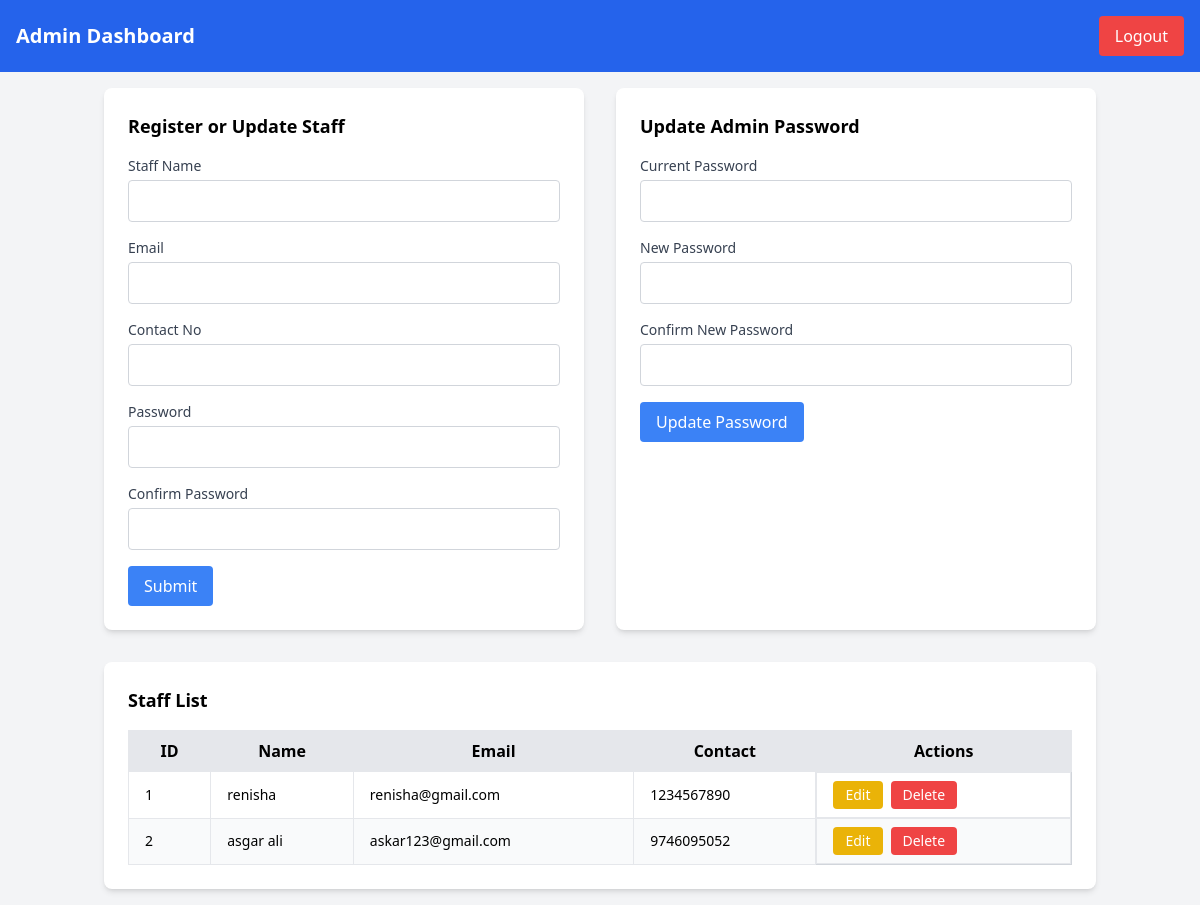
/admin/ (signed in), run on the app's committed database.
### tables this page shows
CREATE TABLE `staff` (
  `staff_id` int(11) NOT NULL,
  `name` varchar(100) NOT NULL,
  `email` varchar(100) NOT NULL,
  `contact_number` varchar(15) DEFAULT NULL,
  `password` varchar(255) NOT NULL
);

### admin/index.php (the view, shortened to what this page needs)
<?php
require_once("../db.php");
$sql = "SELECT staff_id, name, email, contact_number FROM staff";
$result = $conn->query($sql);
?>
<!DOCTYPE html>
<html lang="en">
<head>
    <script src="https://cdn.tailwindcss.com"></script>
</head>
<body class="bg-gray-100 min-h-screen">
    <header class="bg-blue-600 text-white p-4 flex justify-between items-center">
        <h1 class="text-xl font-semibold">Admin Dashboard</h1>
        <a href="logout.php" class="bg-red-500 hover:bg-red-600 px-4 py-2 rounded">Logout</a>
    </header>
    <main class="container mx-auto p-4">
        <div class="flex space-x-8 mb-8">
            <div class="bg-white p-6 rounded-lg shadow-md flex-1">
                <h2 class="text-lg font-bold mb-4">Register or Update Staff</h2>
                <form action="/bus/admin/" method="post" class="space-y-4">
                    <div>
                        <label for="staffName" class="block text-sm font-medium text-gray-700">Staff Name</label>
                        <input type="text" id="staffName" name="staffName" required class="w-full mt-1 p-2 border border-gray-300 rounded">
                    </div>
                    <div>
                        <label for="email" class="block text-sm font-medium text-gray-700">Email</label>
                        <input type="email" id="email" name="email" required class="w-full mt-1 p-2 border border-gray-300 rounded">
                    </div>
                    <div>
                        <label for="contactNo" class="block text-sm font-medium text-gray-700">Contact No</label>
                        <input type="tel" id="contactNo" name="contactNo" required class="w-full mt-1 p-2 border border-gray-300 rounded">
                    </div>
                    <div>
                        <label for="password" class="block text-sm font-medium text-gray-700">Password</label>
                        <input type="password" id="password" name="password" class="w-full mt-1 p-2 border border-gray-300 rounded">
                    </div>
                    <div>
                        <label for="confirmPassword" class="block text-sm font-medium text-gray-700">Confirm Password</label>
                        <input type="password" id="confirmPassword" name="confirmPassword" class="w-full mt-1 p-2 border border-gray-300 rounded">
                    </div>
                    <div>
                        <button type="submit" class="bg-blue-500 hover:bg-blue-600 text-white px-4 py-2 rounded">Submit</button>
                    </div>
                </form>
            </div>
            <div class="bg-white p-6 rounded-lg shadow-md flex-1">
                <h2 class="text-lg font-bold mb-4">Update Admin Password</h2>
                <form  action="/bus/admin/" method="post" class="space-y-4">
                    <div>
                        <label for="currentPassword" class="block text-sm font-medium text-gray-700">Current Password</label>
                        <input type="password" id="currentPassword" name="currentPassword" required class="w-full mt-1 p-2 border border-gray-300 rounded">
                    </div>
                    <div>
                        <label for="newPassword" class="block text-sm font-medium text-gray-700">New Password</label>
                        <input type="password" id="newPassword" name="newPassword" required class="w-full mt-1 p-2 border border-gray-300 rounded">
                    </div>
                    <div>
                        <label for="confirmNewPassword" class="block text-sm font-medium text-gray-700">Confirm New Password</label>
                        <input type="password" id="confirmNewPassword" name="confirmNewPassword" required class="w-full mt-1 p-2 border border-gray-300 rounded">
                    </div>
                    <div>
                        <button type="submit" class="bg-blue-500 hover:bg-blue-600 text-white px-4 py-2 rounded">Update Password</button>
                    </div>
                </form>
            </div>
        </div>
        <div class="bg-white p-6 rounded-lg shadow-md">
            <h2 class="text-lg font-bold mb-4">Staff List</h2>
            <table class="min-w-full border border-gray-300">
                <thead class="bg-gray-200">
                    <tr>
                        <th class="px-4 py-2 border">ID</th>
                        <th class="px-4 py-2 border">Name</th>
                        <th class="px-4 py-2 border">Email</th>
                        <th class="px-4 py-2 border">Contact</th>
                        <th class="px-4 py-2 border">Actions</th>
                    </tr>
                </thead>
                <tbody>
                    <?php if ($result->num_rows > 0): ?>
                        <?php while($row = $result->fetch_assoc()): ?>
                            <tr class="text-sm even:bg-gray-50">
                                <td class="px-4 py-2 border"><?php echo $row['staff_id']; ?></td>
                                <td class="px-4 py-2 border"><?php echo $row['name']; ?></td>
                                <td class="px-4 py-2 border"><?php echo $row['email']; ?></td>
                                <td class="px-4 py-2 border"><?php echo $row['contact_number']; ?></td>
                                <td class="px-4 py-2 border flex space-x-2">
                                    <button onclick="editStaff(<?php echo $row['staff_id']; ?>, '<?php echo $row['name']; ?>', '<?php echo $row['email']; ?>', '<?php echo $row['contact_number']; ?>')" class="bg-yellow-500 hover:bg-yellow-600 text-white px-3 py-1 rounded">Edit</button>
                                    <a href="?deleteId=<?php echo $row['staff_id']; ?>" onclick="return confirm('Are you sure you want to delete this staff?');" class="bg-red-500 hover:bg-red-600 text-white px-3 py-1 rounded">Delete</a>
                                </td>
                            </tr>
                        <?php endwhile; ?>
                    <?php else: ?>
                        <tr>
                            <td colspan="5" class="px-4 py-2 border text-center">No staff found.</td>
                        </tr>
                    <?php endif; ?>
                </tbody>
            </table>
        </div>
    </main>
</body>
</html>

### data on the page
staff: staff_id "1", name "renisha", email "renisha@gmail.com", contact_number "1234567890"
staff: staff_id "2", name "asgar ali", email "askar123@gmail.com", contact_number "9746095052"
